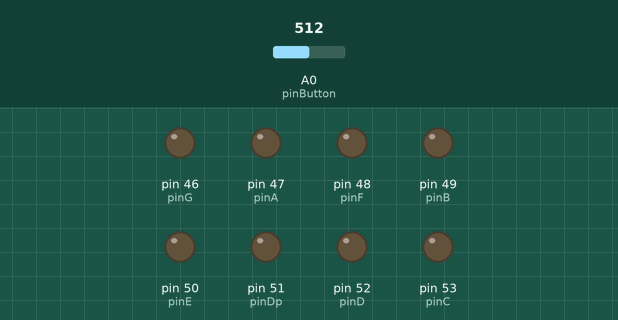
The sketch below on a simulated Arduino Mega 2560, built with avr-gcc and run on an emulated ATmega2560. On the bench: output pins drawn as LEDs (lit = HIGH). The test bench sets the inputs (shaded band); at power-on: A0 (pinButton) = 512.

Above: at 1.2 s.
1.3 s: A0 (pinButton) set to 1008
2.8 s: A0 (pinButton) set to 1023
At 3.6 s:
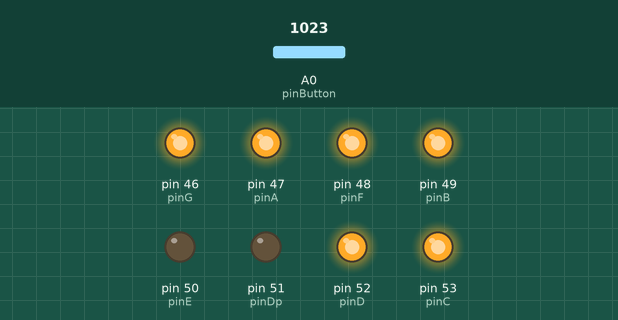
At 4.6 s:
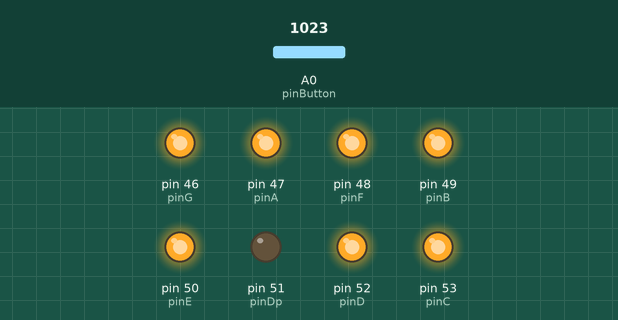
11.8 s: A0 (pinButton) set to 900
At 12.6 s:
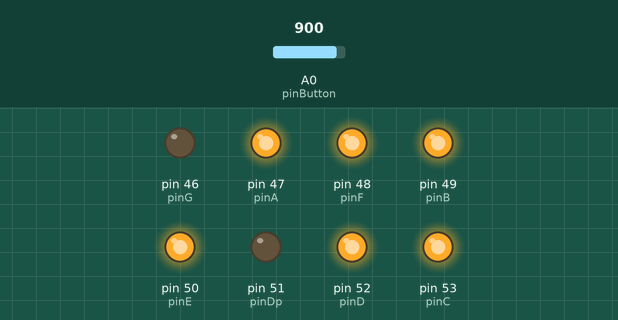
Timing chart, 0 to 14.8 s (numbered marks = the images above; inputs shaded):
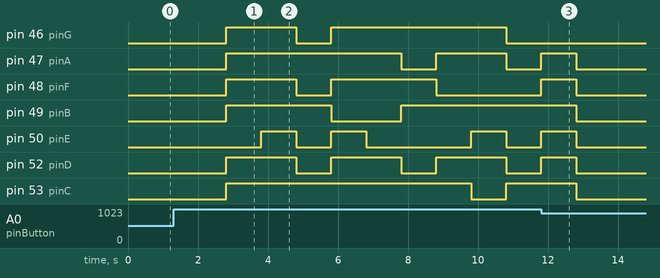

Measured:
- the behaviour switches between 1022 and 1023 on A0 (pinButton) (found by bisection; images 0 and 1)
- after the input at 1.3 s, every drawn part: stays the same
- after the input at 2.8 s, pin 46 (pinG): LOW → HIGH at once, → LOW 2.0 s later, → HIGH 1.0 s later, → LOW 5.0 s later; pin 47 (pinA): LOW → HIGH at once, → LOW 5.0 s later, → HIGH 1.0 s later, → LOW 2.0 s later
- after the input at 11.8 s, pin 46 (pinG): stays LOW (without the input it goes to HIGH after 1.0 s); pin 50 (pinE): goes on until 12.8 s, then stays LOW; pin 53 (pinC): HIGH → LOW after 1.0 s instead of 8.0 s

The sketch:

7_Segment_CountDown_Arduino_Mega.ino
```cpp
const int pinA = 47;
const int pinB = 49;
const int pinDp = 51;
const int pinC = 53;
const int pinD = 52;
const int pinE = 50;
const int pinF = 48;
const int pinG = 46;
const byte pinButton = A0;

void setup() {
  // put your setup code here, to run once:
pinMode(pinA, OUTPUT);
pinMode(pinB, OUTPUT);
pinMode(pinC, OUTPUT);
pinMode(pinD, OUTPUT);
pinMode(pinE, OUTPUT);
pinMode(pinF, OUTPUT);
pinMode(pinG, OUTPUT);
pinMode(pinDp, OUTPUT);
pinMode(pinButton, INPUT);
}

void num9(){
  digitalWrite(pinA, HIGH);
  digitalWrite(pinB, HIGH);
  digitalWrite(pinC, HIGH);
  digitalWrite(pinD, HIGH);
  digitalWrite(pinE, LOW);
  digitalWrite(pinF, HIGH);
  digitalWrite(pinG, HIGH);
  digitalWrite(pinDp, LOW);
}
void num8(){
  digitalWrite(pinA, HIGH);
  digitalWrite(pinB, HIGH);
  digitalWrite(pinC, HIGH);
  digitalWrite(pinD, HIGH);
  digitalWrite(pinE, HIGH);
  digitalWrite(pinF, HIGH);
  digitalWrite(pinG, HIGH);
  digitalWrite(pinDp, LOW);
}
void num7(){
  digitalWrite(pinA, HIGH);
  digitalWrite(pinB, HIGH);
  digitalWrite(pinC, HIGH);
  digitalWrite(pinD, LOW);
  digitalWrite(pinE, LOW);
  digitalWrite(pinF, LOW);
  digitalWrite(pinG, LOW);
  digitalWrite(pinDp, LOW);
}
void num6(){
  digitalWrite(pinA, HIGH);
  digitalWrite(pinB, LOW);
  digitalWrite(pinC, HIGH);
  digitalWrite(pinD, HIGH);
  digitalWrite(pinE, HIGH);
  digitalWrite(pinF, HIGH);
  digitalWrite(pinG, HIGH);
  digitalWrite(pinDp, LOW);
}
void num5(){
  digitalWrite(pinA, HIGH);
  digitalWrite(pinB, LOW);
  digitalWrite(pinC, HIGH);
  digitalWrite(pinD, HIGH);
  digitalWrite(pinE, LOW);
  digitalWrite(pinF, HIGH);
  digitalWrite(pinG, HIGH);
  digitalWrite(pinDp, LOW);
}
void num4(){
  digitalWrite(pinA, LOW);
  digitalWrite(pinB, HIGH);
  digitalWrite(pinC, HIGH);
  digitalWrite(pinD, LOW);
  digitalWrite(pinE, LOW);
  digitalWrite(pinF, HIGH);
  digitalWrite(pinG, HIGH);
  digitalWrite(pinDp, LOW);
}
void num3(){
  digitalWrite(pinA, HIGH);
  digitalWrite(pinB, HIGH);
  digitalWrite(pinC, HIGH);
  digitalWrite(pinD, HIGH);
  digitalWrite(pinE, LOW);
  digitalWrite(pinF, LOW);
  digitalWrite(pinG, HIGH);
  digitalWrite(pinDp, LOW);
}
void num2(){
  digitalWrite(pinA, HIGH);
  digitalWrite(pinB, HIGH);
  digitalWrite(pinC, LOW);
  digitalWrite(pinD, HIGH);
  digitalWrite(pinE, HIGH);
  digitalWrite(pinF, LOW);
  digitalWrite(pinG, HIGH);
  digitalWrite(pinDp, LOW);
}
void num1(){
  digitalWrite(pinA, LOW);
  digitalWrite(pinB, HIGH);
  digitalWrite(pinC, HIGH);
  digitalWrite(pinD, LOW);
  digitalWrite(pinE, LOW);
  digitalWrite(pinF, LOW);
  digitalWrite(pinG, LOW);
  digitalWrite(pinDp, LOW);
}
void num0(){
  digitalWrite(pinA, HIGH);
  digitalWrite(pinB, HIGH);
  digitalWrite(pinC, HIGH);
  digitalWrite(pinD, HIGH);
  digitalWrite(pinE, HIGH);
  digitalWrite(pinF, HIGH);
  digitalWrite(pinG, LOW);
  digitalWrite(pinDp, LOW);
}
void off(){
  digitalWrite(pinA, LOW);
  digitalWrite(pinB, LOW);
  digitalWrite(pinC, LOW);
  digitalWrite(pinD, LOW);
  digitalWrite(pinE, LOW);
  digitalWrite(pinF, LOW);
  digitalWrite(pinG, LOW);
  digitalWrite(pinDp, LOW);
}

void countDown() {
  while(analogRead(pinButton) != 1023){}
  num9();
  delay(1000);
  num8();
  delay(1000);
  num7();
  delay(1000);
  num6();
  delay(1000);
  num5();
  delay(1000);
  num4();
  delay(1000);
  num3();
  delay(1000);
  num2();
  delay(1000);
  num1();
  delay(1000);
  num0();
  delay(1000);
  off();
  }

void loop() {
  // put your main code here, to run repeatedly:
countDown();
}
```
